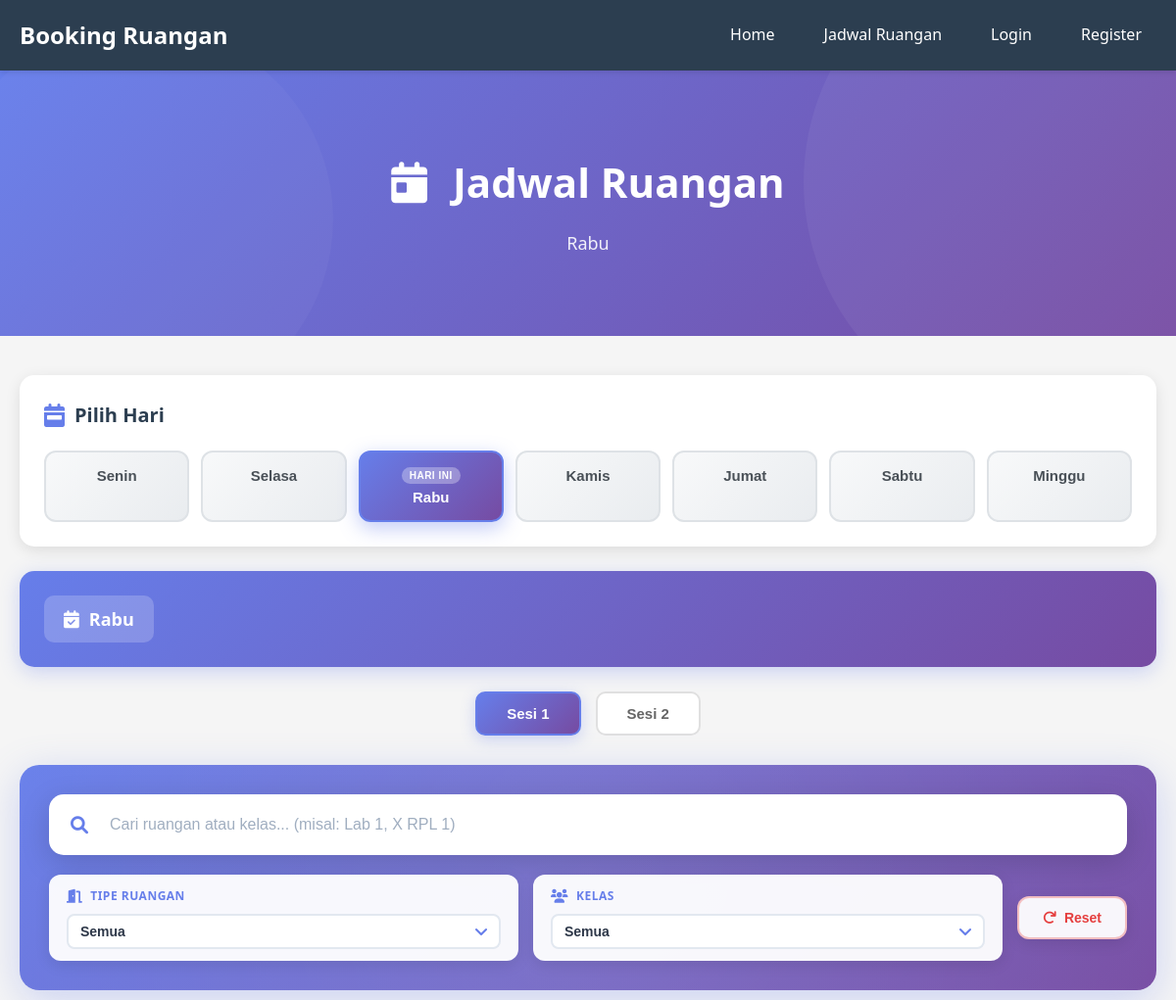
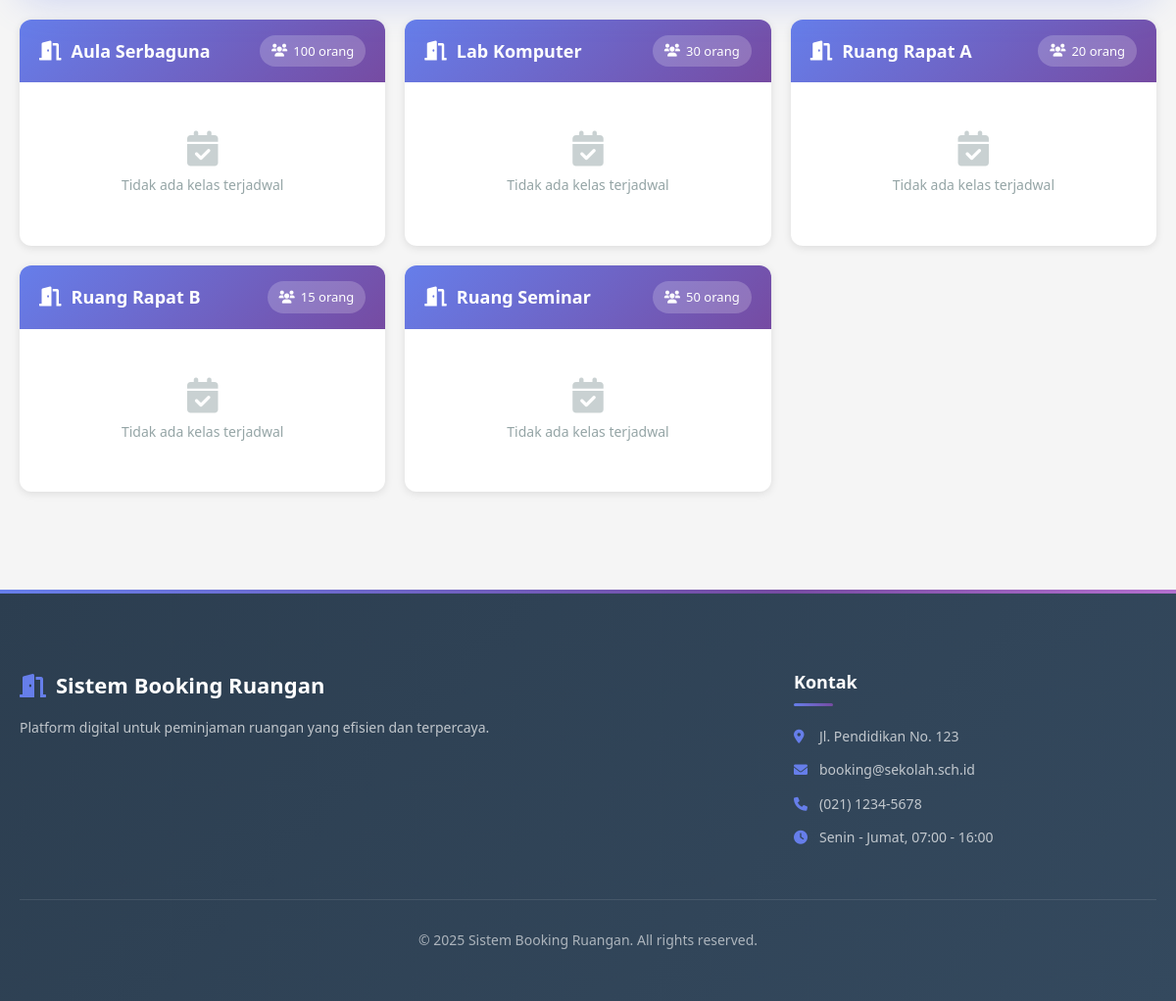
Screenshot of /jadwal_view.php with the database file from the repository (2 pictures, top to bottom).
### tables this page shows
CREATE TABLE IF NOT EXISTS ruangan (
    id INT AUTO_INCREMENT PRIMARY KEY,
    nama_ruangan VARCHAR(100) NOT NULL,
    kapasitas INT NOT NULL,
    fasilitas TEXT,
    lokasi VARCHAR(255) DEFAULT NULL,
    status ENUM('tersedia', 'maintenance') DEFAULT 'tersedia',
    foto VARCHAR(255),
    created_at TIMESTAMP DEFAULT CURRENT_TIMESTAMP
);

### jadwal_view.php (the view, shortened to what this page needs)
<?php
require_once 'config/database.php';
$today = date('Y-m-d');
$now = date('H:i:s');
$cleanup_query = "UPDATE booking
                  SET status = 'completed',
                      updated_at = NOW()
                  WHERE status IN ('approved', 'pending')
                    AND (
                        tanggal_booking < '$today'
                        OR (tanggal_booking = '$today' AND waktu_selesai < '$now')
                    )";
mysqli_query($conn, $cleanup_query);
$current_day = date('N');
$day_names = ['', 'Senin', 'Selasa', 'Rabu', 'Kamis', 'Jumat', 'Sabtu', 'Minggu'];
$today_name = $day_names[$current_day];
$filter_sesi = isset($_GET['sesi']) ? $_GET['sesi'] : '1';
$filter_hari = isset($_GET['hari']) ? $_GET['hari'] : $today_name;
?>
<!DOCTYPE html>
<html lang="id">
<head>
    <link rel="stylesheet" href="assets/css/style.css?v=<?php echo time(); ?>">
    <link rel="stylesheet" href="https://cdnjs.cloudflare.com/ajax/libs/font-awesome/6.0.0/css/all.min.css">
</head>
<body>
    <?php include 'includes/navbar.php'; ?>
    <div class="jadwal-hero">
        <div class="container">
            <div class="hero-content-jadwal">
                <h1 class="hero-title-jadwal">
                    <i class="fas fa-calendar-day"></i> Jadwal Ruangan
                </h1>
                <p class="hero-subtitle-jadwal">
                    <?php echo $filter_hari; ?>
                </p>
            </div>
        </div>
    </div>
    <div class="container jadwal-container">
        <div class="day-selection-section">
            <h3 class="selection-title">
                <i class="fas fa-calendar-week"></i> Pilih Hari
            </h3>
            <div class="day-buttons-grid">
                <?php foreach(['Senin', 'Selasa', 'Rabu', 'Kamis', 'Jumat', 'Sabtu', 'Minggu'] as $hari): ?>
                    <button class="day-btn <?php echo $filter_hari == $hari ? 'active' : ''; ?> <?php echo $hari == $today_name ? 'today-indicator' : ''; ?>"
                            onclick="switchToDay('<?php echo $hari; ?>')">
                        <?php if ($hari == $today_name): ?>
                            <span class="today-badge">Hari Ini</span>
                        <?php endif; ?>
                        <span class="day-name"><?php echo $hari; ?></span>
                    </button>
                <?php endforeach; ?>
            </div>
        </div>
        <div class="today-schedule-header">
            <div class="schedule-info">
                <div class="schedule-day-badge">
                    <i class="fas fa-calendar-check"></i>
                    <span id="selectedDayName"><?php echo $filter_hari; ?></span>
                </div>
            </div>
        </div>
        <div class="view-toggle-jadwal">
            <button class="view-btn-jadwal <?php echo $filter_sesi == '1' ? 'active' : ''; ?>" onclick="switchToSesi('1')" id="sesi1Btn">
                Sesi 1
            </button>
            <button class="view-btn-jadwal <?php echo $filter_sesi == '2' ? 'active' : ''; ?>" onclick="switchToSesi('2')" id="sesi2Btn">
                Sesi 2
            </button>
        </div>
        <div class="schedule-filter-section-new">
            <div class="search-filter-wrapper">
                <div class="search-box-modern">
                    <div class="search-icon-wrapper">
                        <i class="fas fa-search"></i>
                    </div>
                    <input type="text"
                           id="searchSchedule"
                           class="search-input-modern"
                           placeholder="Cari ruangan atau kelas... (misal: Lab 1, X RPL 1)"
                           autocomplete="off">
                </div>
                <div class="filter-pills-container">
                    <div class="filter-pill-item">
                        <div class="filter-pill-label">
                            <i class="fas fa-door-open"></i>
                            <span>Tipe Ruangan</span>
                        </div>
                        <select id="filterRoomType" class="filter-select-modern">
                            <option value="">Semua</option>
                        </select>
                    </div>
                    <div class="filter-pill-item">
                        <div class="filter-pill-label">
                            <i class="fas fa-users"></i>
                            <span>Kelas</span>
                        </div>
                        <select id="filterClass" class="filter-select-modern">
                            <option value="">Semua</option>
                        </select>
                    </div>
                    <button id="resetFilters" class="reset-btn-modern" title="Reset semua filter">
                        <i class="fas fa-redo"></i>
                        <span>Reset</span>
                    </button>
                </div>
            </div>
        </div>
        <div id="todayView" class="jadwal-weekly-view">
            <div class="jadwal-grid-today" id="scheduleContent">
                <?php
                $query_rooms = "SELECT DISTINCT r.*
                               FROM ruangan r
                               LEFT JOIN jadwal_ruangan j ON r.id = j.ruangan_id
                                   AND j.hari = '$filter_hari'
                                   AND j.status = 'aktif'
                                   AND j.sesi = '$filter_sesi'
                               WHERE r.status = 'tersedia'";
                $query_rooms .= " ORDER BY r.nama_ruangan ASC";
                $result_rooms = mysqli_query($conn, $query_rooms);
                $room_count = mysqli_num_rows($result_rooms);
                ?>
                <?php if ($room_count > 0): ?>
                    <div class="room-schedule-grid">
                        <?php while ($room = mysqli_fetch_assoc($result_rooms)): ?>
                            <?php
                            $room_id = $room['id'];
                            $query_schedules = "SELECT * FROM jadwal_ruangan
                                               WHERE ruangan_id = '$room_id'
                                               AND hari = '$filter_hari'
                                               AND status = 'aktif'
                                               AND sesi = '$filter_sesi'
                                               ORDER BY waktu_mulai ASC";
                            $result_schedules = mysqli_query($conn, $query_schedules);
                            $schedule_count = mysqli_num_rows($result_schedules);
                            ?>
                            <div class="room-schedule-card">
                                <div class="room-schedule-header">
                                    <div class="room-name-section">
                                        <i class="fas fa-door-open"></i>
                                        <h3><?php echo $room['nama_ruangan']; ?></h3>
                                    </div>
                                    <div class="room-capacity-badge">
                                        <i class="fas fa-users"></i>
                                        <?php echo $room['kapasitas']; ?> orang
                                    </div>
                                </div>
                                <div class="room-schedule-body">
                                    <?php if ($schedule_count > 0): ?>
                                        <div class="class-list-header">
                                            <i class="fas fa-list"></i>
                                            <span>Kelas Terjadwal (<?php echo $schedule_count; ?>)</span>
                                        </div>
                                        <div class="class-badges-container">
                                            <?php while ($schedule = mysqli_fetch_assoc($result_schedules)): ?>
                                                <?php
                                                $is_ongoing = ($now >= $schedule['waktu_mulai'] && $now <= $schedule['waktu_selesai']);
                                                $is_done = ($now > $schedule['waktu_selesai']);
                                                $status_class = $is_ongoing ? 'ongoing' : ($is_done ? 'done' : 'upcoming');
                                                ?>
                                                <button class="class-badge-btn <?php echo $status_class; ?>"
                                                        onclick="showScheduleDetail(<?php echo htmlspecialchars(json_encode($schedule)); ?>, '<?php echo $room['nama_ruangan']; ?>')">
                                                    <div class="class-badge-content">
                                                        <div class="class-name"><?php echo $schedule['kelas']; ?></div>
                                                        <div class="class-time">
                                                            <?php echo date('H:i', strtotime($schedule['waktu_mulai'])); ?> -
                                                            <?php echo date('H:i', strtotime($schedule['waktu_selesai'])); ?>
                                                        </div>
                                                    </div>
                                                    <?php if ($is_ongoing): ?>
                                                        <span class="status-indicator">🔴</span>
                                                    <?php elseif ($is_done): ?>
                                                        <span class="status-indicator">✓</span>
                                                    <?php endif; ?>
                                                </button>
                                            <?php endwhile; ?>
                                        </div>
                                    <?php else: ?>
                                        <div class="no-class-scheduled">
                                            <i class="fas fa-calendar-check"></i>
                                            <span>Tidak ada kelas terjadwal</span>
                                        </div>
                                    <?php endif; ?>
                                </div>
                            </div>
                        <?php endwhile; ?>
                    </div>
                <?php endif; ?>
            </div>
        </div>
    </div>
    <?php include 'includes/footer.php'; ?>
</body>
</html>

### rows the page displays
ruangan: nama_ruangan "Aula Serbaguna", kapasitas "100"
ruangan: nama_ruangan "Lab Komputer", kapasitas "30"
ruangan: nama_ruangan "Ruang Rapat A", kapasitas "20"
ruangan: nama_ruangan "Ruang Rapat B", kapasitas "15"
ruangan: nama_ruangan "Ruang Seminar", kapasitas "50"

### other values shown
$filter_hari "Rabu"
$hari "Senin"
$hari "Selasa"
$hari "Rabu"
$hari "Kamis"
$hari "Jumat"
$hari "Sabtu"
$hari "Minggu"
